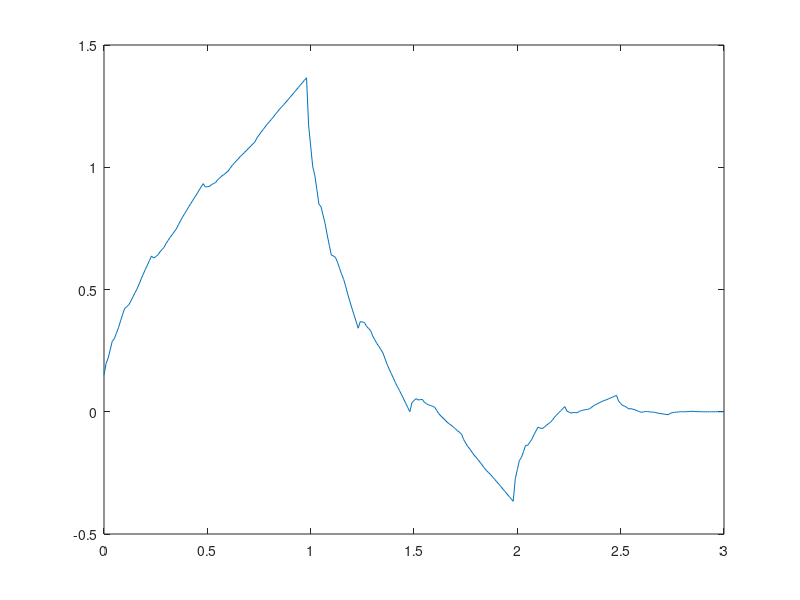

The MATLAB script that drew this image:

%4.7  cascadecode.m

% CASCADE.M - Wavelet cascade algorithm, Daubechies 4

h=[1+sqrt(3),3+sqrt(3),3-sqrt(3),1-sqrt(3)]/8; n=length(h)-1;
tsplit=100; tt=0:1/tsplit:n; ntt=length(tt); phi=double(tt<1);

while 1     % Iterate until convergence or divergence
   phinew=0*phi;
   for j=1:ntt
     for k=0:n
       index=2*j-k*tsplit+1;
       if index>=1 & index<=n*tsplit+1
         phinew(j)=phinew(j)+2*h(k+1)*phi(index);
       end
     end
   end
   plot(tt,phinew),pause(1e-1)

   if max(abs(phinew))>100, error('divergence'); end
   if max(abs(phinew-phi))<1e-3, break; end
   phi=phinew;
end